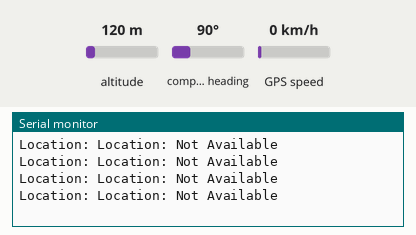
Recording of a sketch running on a simulated Arduino Uno, built with avr-gcc and run on an emulated ATmega328P. Shown: the last lines printed to the serial monitor. Inputs (shaded band) come from the test bench; at power-on: altitude 120 m, compass heading 90°, GPS speed 0 km/h. The GPS gets a fix after 3 s at 37.7749, -122.4194 with 8 satellites.

Above: at 1.2 s.
1.3 s: altitude set to 20 m
At 3.8 s:
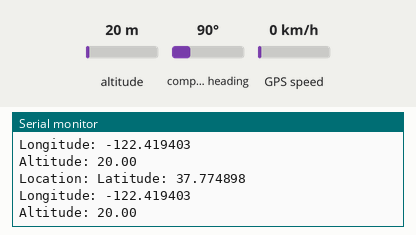
4.5 s: altitude set to 250 m
At 5.7 s:
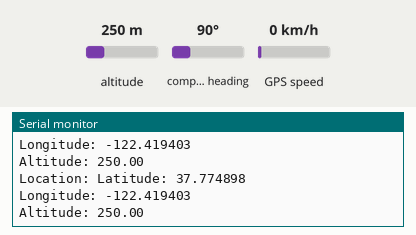

The sketch:

gps_test.ino
```cpp
#include "Arduino.h"
#include "SoftwareSerial.h"
#include <TinyGPS++.h>

int RXPin = 16;
int TXPin = 17;

int GPSBaud = 9600;
TinyGPSPlus gps;
SoftwareSerial gpsSerial(RXPin, TXPin);

void setup()
{
    // Start the Arduino hardware serial port at 9600 baud
  Serial.begin(9600);
  // display.clearDisplay();

  // Start the software serial port at the GPS's default baud
  gpsSerial.begin(GPSBaud);
  Serial.begin(115200);
  }

  void loop(){
        while (gpsSerial.available() > 0){
    if (gps.encode(gpsSerial.read())){
         displayInfo();
        }
    }


  // If 5000 milliseconds pass and there are no characters coming in
  // over the software serial port, show a "No GPS detected" error
  if (millis() > 5000 && gps.charsProcessed() < 10)
    {
      Serial.println("No GPS detected");
      while(true);
    }

  }

void displayInfo(){
  Serial.print(F("Location: "));
  if (gps.location.isValid()){
    Serial.print("Latitude: ");
    Serial.println(gps.location.lat(), 6);
    Serial.print("Longitude: ");
    Serial.println(gps.location.lng(), 6);
    Serial.print("Altitude: ");
    Serial.println(gps.altitude.meters());
    }
  else{
    Serial.println("Location: Not Available");
    }
}
```

Measured:
- after the input at 1.3 s, the serial monitor: prints a new line after 1.7 s (image 1)
- after the input at 4.5 s, the serial monitor: prints a new line after 0.53 s (image 2)
